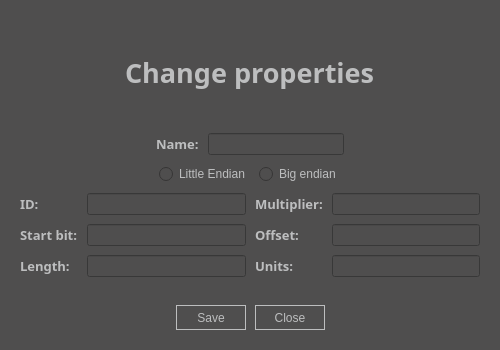
<?xml version="1.0" encoding="UTF-8"?>
<ui version="4.0">
 <class>CanSetWindow</class>
 <widget class="QMainWindow" name="CanSetWindow">
  <property name="enabled">
   <bool>true</bool>
  </property>
  <property name="geometry">
   <rect>
    <x>0</x>
    <y>0</y>
    <width>500</width>
    <height>350</height>
   </rect>
  </property>
  <property name="minimumSize">
   <size>
    <width>500</width>
    <height>350</height>
   </size>
  </property>
  <property name="maximumSize">
   <size>
    <width>500</width>
    <height>350</height>
   </size>
  </property>
  <property name="windowTitle">
   <string>Setup new</string>
  </property>
  <property name="styleSheet">
   <string notr="true">color: rgb(189, 190, 191);
background-color: rgb(79, 78, 78);</string>
  </property>
  <widget class="QWidget" name="centralwidget">
   <layout class="QHBoxLayout" name="horizontalLayout_4">
    <property name="spacing">
     <number>9</number>
    </property>
    <property name="leftMargin">
     <number>20</number>
    </property>
    <property name="topMargin">
     <number>20</number>
    </property>
    <property name="rightMargin">
     <number>20</number>
    </property>
    <property name="bottomMargin">
     <number>20</number>
    </property>
    <item>
     <layout class="QGridLayout" name="gridLayout">
      <item row="0" column="0" colspan="2">
       <layout class="QHBoxLayout" name="horizontalLayout_3">
        <item>
         <spacer name="horizontalSpacer_5">
          <property name="orientation">
           <enum>Qt::Horizontal</enum>
          </property>
          <property name="sizeHint" stdset="0">
           <size>
            <width>40</width>
            <height>20</height>
           </size>
          </property>
         </spacer>
        </item>
        <item>
         <widget class="QLabel" name="label">
          <property name="font">
           <font>
            <family>Sitka</family>
            <pointsize>20</pointsize>
            <weight>75</weight>
            <italic>false</italic>
            <bold>true</bold>
           </font>
          </property>
          <property name="lineWidth">
           <number>5</number>
          </property>
          <property name="text">
           <string>Change properties</string>
          </property>
          <property name="wordWrap">
           <bool>false</bool>
          </property>
         </widget>
        </item>
        <item>
         <spacer name="horizontalSpacer_6">
          <property name="orientation">
           <enum>Qt::Horizontal</enum>
          </property>
          <property name="sizeHint" stdset="0">
           <size>
            <width>40</width>
            <height>20</height>
           </size>
          </property>
         </spacer>
        </item>
       </layout>
      </item>
      <item row="3" column="1">
       <layout class="QFormLayout" name="formLayout_2">
        <item row="0" column="0">
         <widget class="QLabel" name="label_6">
          <property name="font">
           <font>
            <family>Sitka</family>
            <pointsize>10</pointsize>
            <weight>75</weight>
            <bold>true</bold>
           </font>
          </property>
          <property name="text">
           <string>Multiplier:</string>
          </property>
         </widget>
        </item>
        <item row="0" column="1">
         <widget class="QLineEdit" name="multiplier_input"/>
        </item>
        <item row="1" column="0">
         <widget class="QLabel" name="label_7">
          <property name="font">
           <font>
            <family>Sitka</family>
            <pointsize>10</pointsize>
            <weight>75</weight>
            <bold>true</bold>
           </font>
          </property>
          <property name="text">
           <string>Offset:</string>
          </property>
         </widget>
        </item>
        <item row="1" column="1">
         <widget class="QLineEdit" name="offset_input"/>
        </item>
        <item row="2" column="0">
         <widget class="QLabel" name="label_8">
          <property name="font">
           <font>
            <family>Sitka</family>
            <pointsize>10</pointsize>
            <weight>75</weight>
            <bold>true</bold>
           </font>
          </property>
          <property name="text">
           <string>Units:</string>
          </property>
         </widget>
        </item>
        <item row="2" column="1">
         <widget class="QLineEdit" name="unit_input">
          <property name="text">
           <string/>
          </property>
          <property name="readOnly">
           <bool>true</bool>
          </property>
         </widget>
        </item>
       </layout>
      </item>
      <item row="3" column="0">
       <layout class="QFormLayout" name="formLayout">
        <item row="0" column="0">
         <widget class="QLabel" name="label_2">
          <property name="font">
           <font>
            <family>Sitka</family>
            <pointsize>10</pointsize>
            <weight>75</weight>
            <bold>true</bold>
           </font>
          </property>
          <property name="text">
           <string>ID:</string>
          </property>
         </widget>
        </item>
        <item row="0" column="1">
         <widget class="QLineEdit" name="id_input"/>
        </item>
        <item row="1" column="0">
         <widget class="QLabel" name="label_4">
          <property name="font">
           <font>
            <family>Sitka</family>
            <pointsize>10</pointsize>
            <weight>75</weight>
            <bold>true</bold>
           </font>
          </property>
          <property name="text">
           <string>Start bit:</string>
          </property>
         </widget>
        </item>
        <item row="1" column="1">
         <widget class="QLineEdit" name="start_bit_input"/>
        </item>
        <item row="2" column="0">
         <widget class="QLabel" name="label_5">
          <property name="font">
           <font>
            <family>Sitka</family>
            <pointsize>10</pointsize>
            <weight>75</weight>
            <bold>true</bold>
           </font>
          </property>
          <property name="text">
           <string>Length:</string>
          </property>
         </widget>
        </item>
        <item row="2" column="1">
         <widget class="QLineEdit" name="length_input"/>
        </item>
       </layout>
      </item>
      <item row="4" column="0" colspan="2">
       <layout class="QHBoxLayout" name="horizontalLayout">
        <item>
         <spacer name="horizontalSpacer">
          <property name="orientation">
           <enum>Qt::Horizontal</enum>
          </property>
          <property name="sizeHint" stdset="0">
           <size>
            <width>40</width>
            <height>20</height>
           </size>
          </property>
         </spacer>
        </item>
        <item>
         <widget class="QPushButton" name="save_button">
          <property name="minimumSize">
           <size>
            <width>70</width>
            <height>25</height>
           </size>
          </property>
          <property name="maximumSize">
           <size>
            <width>16777215</width>
            <height>25</height>
           </size>
          </property>
          <property name="styleSheet">
           <string notr="true">QPushButton {
	color: rgb(189, 190, 191);
	background-color: rgb(79, 78, 78);
	border-style: solid;
	border-color: rgb(189, 190, 191);
	border-width: 1px;

} 

QPushButton:pressed {
	background-color: rgb(89,88,88);

}</string>
          </property>
          <property name="text">
           <string>Save</string>
          </property>
         </widget>
        </item>
        <item>
         <widget class="QPushButton" name="button_close">
          <property name="minimumSize">
           <size>
            <width>70</width>
            <height>25</height>
           </size>
          </property>
          <property name="maximumSize">
           <size>
            <width>16777215</width>
            <height>25</height>
           </size>
          </property>
          <property name="styleSheet">
           <string notr="true">QPushButton {
	color: rgb(189, 190, 191);
	background-color: rgb(79, 78, 78);
	border-style: solid;
	border-color: rgb(189, 190, 191);
	border-width: 1px;

} 

QPushButton:pressed {
	background-color: rgb(89,88,88);

}</string>
          </property>
          <property name="text">
           <string>Close</string>
          </property>
         </widget>
        </item>
        <item>
         <spacer name="horizontalSpacer_2">
          <property name="orientation">
           <enum>Qt::Horizontal</enum>
          </property>
          <property name="sizeHint" stdset="0">
           <size>
            <width>40</width>
            <height>20</height>
           </size>
          </property>
         </spacer>
        </item>
       </layout>
      </item>
      <item row="1" column="0" colspan="2">
       <layout class="QHBoxLayout" name="horizontalLayout_2">
        <item>
         <spacer name="horizontalSpacer_3">
          <property name="orientation">
           <enum>Qt::Horizontal</enum>
          </property>
          <property name="sizeHint" stdset="0">
           <size>
            <width>40</width>
            <height>20</height>
           </size>
          </property>
         </spacer>
        </item>
        <item>
         <widget class="QLabel" name="label_3">
          <property name="font">
           <font>
            <family>Sitka</family>
            <pointsize>10</pointsize>
            <weight>75</weight>
            <bold>true</bold>
           </font>
          </property>
          <property name="text">
           <string>Name:</string>
          </property>
         </widget>
        </item>
        <item>
         <widget class="QLineEdit" name="name_input">
          <property name="readOnly">
           <bool>true</bool>
          </property>
         </widget>
        </item>
        <item>
         <spacer name="horizontalSpacer_4">
          <property name="orientation">
           <enum>Qt::Horizontal</enum>
          </property>
          <property name="sizeHint" stdset="0">
           <size>
            <width>40</width>
            <height>20</height>
           </size>
          </property>
         </spacer>
        </item>
       </layout>
      </item>
      <item row="2" column="0" colspan="2">
       <layout class="QHBoxLayout" name="horizontalLayout_5">
        <item>
         <spacer name="horizontalSpacer_7">
          <property name="orientation">
           <enum>Qt::Horizontal</enum>
          </property>
          <property name="sizeType">
           <enum>QSizePolicy::Expanding</enum>
          </property>
          <property name="sizeHint" stdset="0">
           <size>
            <width>20</width>
            <height>20</height>
           </size>
          </property>
         </spacer>
        </item>
        <item>
         <widget class="QRadioButton" name="little_endian">
          <property name="text">
           <string>Little Endian</string>
          </property>
         </widget>
        </item>
        <item>
         <widget class="QRadioButton" name="big_endian">
          <property name="text">
           <string>Big endian</string>
          </property>
         </widget>
        </item>
        <item>
         <spacer name="horizontalSpacer_8">
          <property name="orientation">
           <enum>Qt::Horizontal</enum>
          </property>
          <property name="sizeHint" stdset="0">
           <size>
            <width>40</width>
            <height>20</height>
           </size>
          </property>
         </spacer>
        </item>
       </layout>
      </item>
     </layout>
    </item>
   </layout>
  </widget>
 </widget>
 <tabstops>
  <tabstop>id_input</tabstop>
  <tabstop>start_bit_input</tabstop>
  <tabstop>length_input</tabstop>
  <tabstop>multiplier_input</tabstop>
  <tabstop>offset_input</tabstop>
  <tabstop>save_button</tabstop>
  <tabstop>button_close</tabstop>
  <tabstop>unit_input</tabstop>
  <tabstop>name_input</tabstop>
 </tabstops>
 <resources/>
 <connections>
  <connection>
   <sender>button_close</sender>
   <signal>clicked()</signal>
   <receiver>CanSetWindow</receiver>
   <slot>close()</slot>
   <hints>
    <hint type="sourcelabel">
     <x>330</x>
     <y>327</y>
    </hint>
    <hint type="destinationlabel">
     <x>289</x>
     <y>194</y>
    </hint>
   </hints>
  </connection>
 </connections>
</ui>
